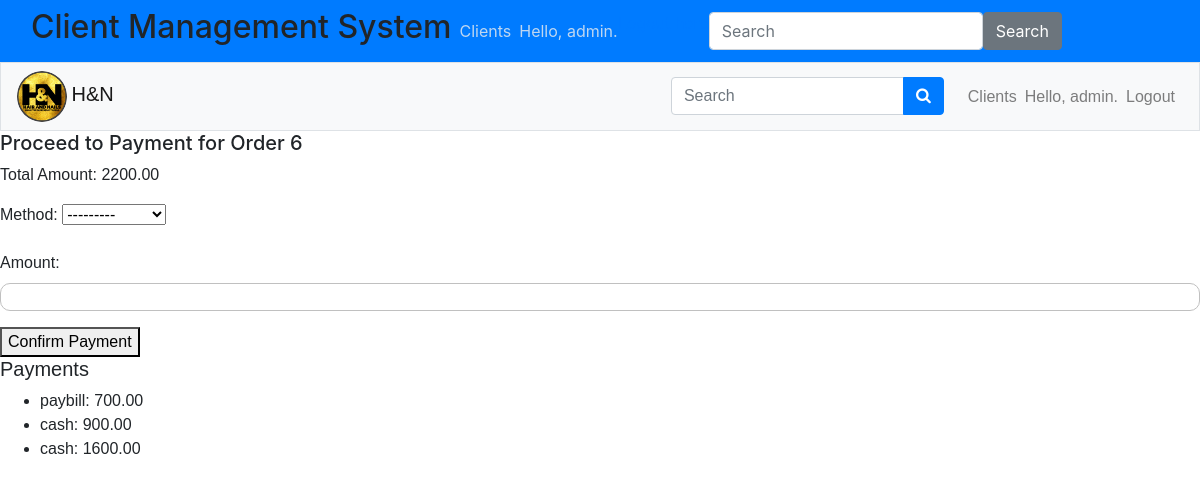
Screenshot of /services/order/proceed_to_payment/6/ (signed in) with the database file from the repository.
### services/models.py (models this page shows, shortened)
class Order(models.Model):
    client = models.ForeignKey(Client, on_delete=models.CASCADE)
    created_at = models.DateTimeField(default=timezone.now)
    status = models.CharField(max_length=10, choices=[('pending', 'Pending'), ('completed', 'Completed')], default='pending')
    total = models.DecimalField(max_digits=10, decimal_places=2, default=0)

class Payment(models.Model):
    PAYMENT_METHODS = [
        ('cash', 'Cash'),
        ('paybill', 'Paybill'),
        ('till_number', 'Till Number')
    ]
    order = models.ForeignKey(Order, on_delete=models.CASCADE)
    method = models.CharField(max_length=20, choices=PAYMENT_METHODS)
    amount = models.DecimalField(max_digits=10, decimal_places=2)

### services/views.py (the view)
# urls.py: path('order/proceed_to_payment/<int:order_id>/', views.proceed_to_payment, name='proceed_to_payment'),
@login_required
def proceed_to_payment(request, order_id):
    order = get_object_or_404(Order, id=order_id)
    if request.method == 'POST':
        form = PaymentForm(request.POST)
        if form.is_valid():
            payment = form.save(commit=False)
            payment.order = order
            payment.save()
            if sum(payment.amount for payment in order.payment_set.all()) >= order.total:
                order.status = 'completed'
                order.save()
                client = order.client
                Visit.objects.create(client=client)
            return redirect('services:order_detail', order.id)
    else:
        form = PaymentForm()
    return render(request, 'services/proceed_to_payment.html', {'form': form, 'order': order})

### users/forms.py
class PaymentForm(forms.ModelForm):
    class Meta:
        model = Payment
        fields = ['method', 'amount']

### services/templates/services/proceed_to_payment.html (shortened to what this page needs)
<!DOCTYPE html>
<html>
<head>
    {% extends 'users/base.html' %}
    {% block header %}
    <h5>Proceed to Payment for Order {{ order.id }}</h5>
    {% endblock header %}
    {% block content %}
    <p>Total Amount: {{ order.total }}</p>
    <form method="post">
        {{ form.as_p }}
        <button type="submit">Confirm Payment</button>
    </form>
    <h5>Payments</h5>
    <ul>
        {% for payment in order.payment_set.all %}
            <li>{{ payment.method }}: {{ payment.amount }}</li>
        {% endfor %}
    </ul>
    {% endblock content %}

### users/templates/users/base.html (shortened to what this page needs)
<!DOCTYPE html>
<html lang="en">
<head>
    {% load static %}
        <link rel="stylesheet" href="{% static 'HN_vms/css/base.css' %}">
        <link rel="stylesheet" href="{% static 'HN_vms/css/login.css' %}">
        <link rel="stylesheet" href="{% static 'HN_vms/css/index.css' %}">
        <link rel="stylesheet" href="{% static 'HN_vms/css/register_client.css' %}">
        <link rel="stylesheet" href="{% static 'HN_vms/css/search.css' %}">
        <link rel="stylesheet" href="{% static 'HN_vms/css/base.css' %}">
            <link rel="stylesheet" href="https://cdn.jsdelivr.net/npm/bootstrap@4.3.1/dist/css/bootstrap.min.css">
            <link rel="stylesheet" href="https://cdnjs.cloudflare.com/ajax/libs/font-awesome/4.7.0/css/font-awesome.min.css">
        <link rel='stylesheet' href='https://cdn.jsdelivr.net/npm/fullcalendar@5/main.min.css'>
        <link rel='stylesheet' href='https://cdn.jsdelivr.net/npm/fullcalendar@5/main.min.css'>
</head>
<body>
  <nav class="navbar navbar-expand-lg bg-primary" data-bs-theme="dark">
    <div class="container-fluid">
    <h2> Client Management System</h2>
    <div class="collapse navbar-collapse" id="navbarColor01">
        <ul class="navbar-nav me-auto">
          <li class="nav-item">
            <a class="nav-link" href="{% url 'users:client_list' %}">Clients</a>
          </li>
          {% if user.is_authenticated %}
            <li class="nav-item">
              <span class="navbar-text">Hello, {{ user.username }}.</span>
            </li>
            <li class="nav-item">
              <a href="{% url 'users:logout' %}">Logout here</a>
            </li>
          {% else %}
            <li class="nav-item">
              <a class="nav-link" href="{% url 'users:login' %}">Log in</a></li>
          {% endif %}
    </ul>
        <form class="d-flex">
          <input class="form-control me-sm-2" type="search" placeholder="Search">
          <button class="btn btn-secondary my-2 my-sm-0" type="submit">Search</button>
        </form>
    </div>
    </div>
</nav>
  <div class="nav_bar">
    <nav class="navbar navbar-expand-md navbar-light bg-light border">
        <div class="header_logo">
          <img src="{% static 'HN_vms/images/HN_Logo.png' %}" alt="" class="fa-2x">
        <a style="font-family: 'Rubik',sans-serif;" class="navbar-brand" href="{% url 'users:index' %}">
          H&N
        </a>
      </div>
        <div style="font-family: 'Rubik',sans-serif;" class="collapse navbar-collapse" id="navbarCollapse">
            <ul class="navbar-nav ml-auto">
                  <form action="{% url 'users:search' %}" method="get">
                    <li class="navbar-item mr-3 my-auto">
                    <div class="input-group">
                      <input class="form-control" name="query" type="text" placeholder="Search">
                      <div class="input-group-append">
                        <button type="submit" class="btn btn-primary">
                          <i class="fa fa-search"></i>
                        </button>
                      </div>
                    </div>
                    </li>
                  </form>
                  <li class="nav-item">
                    <a class="nav-link" href="{% url 'users:client_list' %}">Clients</a>
                  </li>
                  {% if user.is_authenticated %}
                    <li class="nav-item">
                      <span class="navbar-text">Hello, {{ user.username }}.</span>
                    </li>
                    <li class="nav-item">
                      <a class="nav-link" href="{% url 'users:logout' %}">Logout</i></a>
                    </li>
                  {% else %}
                    <li class="nav-item">
                      <a class="nav-link" href="{% url 'users:login' %}">Log in</a></li>
                  {% endif %}
            </ul>
        </div>
    </nav>
</div>
<main>
    <div>
      {% block header %}{% endblock header %}
    </div>
    <div style="font-family: 'Rubik',sans-serif;">
        {% block content %}{% endblock content %}
    </div>
</main>
</body>
</html>

### static/HN_vms/css/base.css (style rules this page uses)
body { max-width: 100vw; max-height: 100vh; color: #ffff; font-family: century 'Franklin Gothic Medium', 'Arial Narrow', Arial, sans-serif; }
:root { --main-color: #F3781C; --hover-color: hsl(37, 94%, 57%); --body-color: black; --container-color: #2d2e37; --text-color: #fcfeff; --background-color: rgba(245, 237, 237, 0.445); --theme-color: #1e1e1e; --secondary-color: orange; --light-body: #272626; --app-fab-color: hsla(0,0%,100%,0.6); --app-fab-background-color: rgba(30,30,30,0.72); --app-fab-border-color: hsla(0,0%,100%,0.04); --color-primary: hsla(0,0%,93.3%,0.8); --color-secondary: hsla(0,0%,100%,0.2); --background: #121212; --background-gradient: linear-gradient(180deg,#121212,#252525 25%,#252525 50%,#252525 75%,#121212); --shadow-gradient: linear-gradient(90deg,rgba(18,18,18,0.8),rgba(18,18,18,0)); --hover-background: hsla(0,0%,100%,0.06); }

### static/HN_vms/css/login.css (style rules this page uses)
body { width: 100vw; height: 100vh; color: #ffff; }
.header_logo img { width: 50px; height: auto; margin: auto; border-radius: 50%; }

### static/HN_vms/css/index.css (style rules this page uses)
body { background-color: rgb(245, 245, 82); }
:root { --main-color: #F3781C; --hover-color: hsl(37, 94%, 57%); --body-color: black; --container-color: #2d2e37; --text-color: #fcfeff; --background-color: rgba(245, 237, 237, 0.445); --theme-color: #1e1e1e; --secondary-color: orange; --light-body: #272626; --app-fab-color: hsla(0,0%,100%,0.6); --app-fab-background-color: rgba(30,30,30,0.72); --app-fab-border-color: hsla(0,0%,100%,0.04); --color-primary: hsla(0,0%,93.3%,0.8); --color-secondary: hsla(0,0%,100%,0.2); --background: #121212; --background-gradient: linear-gradient(180deg,#121212,#252525 25%,#252525 50%,#252525 75%,#121212); --shadow-gradient: linear-gradient(90deg,rgba(18,18,18,0.8),rgba(18,18,18,0)); --hover-background: hsla(0,0%,100%,0.06); }
.nav-item span { font-size: medium; color: var(--color-primary); }
.nav-link { color: var(--color-primary); }

### static/HN_vms/css/register_client.css (style rules this page uses)
input { background-color: white; outline: none; box-sizing: border-box; border-radius: 10px; border: 1px solid silver; margin-left: 50px; align-items: start; width: 100%; }
@media only screen and (min-width: 768px) { input, select, button { margin-left: 20px; } }
@media only screen and (min-width: 992px) { input, select, button { margin-left: 30px; } }

### rows the page displays
Order: id "6", total "2200.00"
Payment: method "paybill", amount "700.00"
Payment: method "cash", amount "900.00"
Payment: method "cash", amount "1600.00"

### other values shown
{{ user.username }} "admin"
